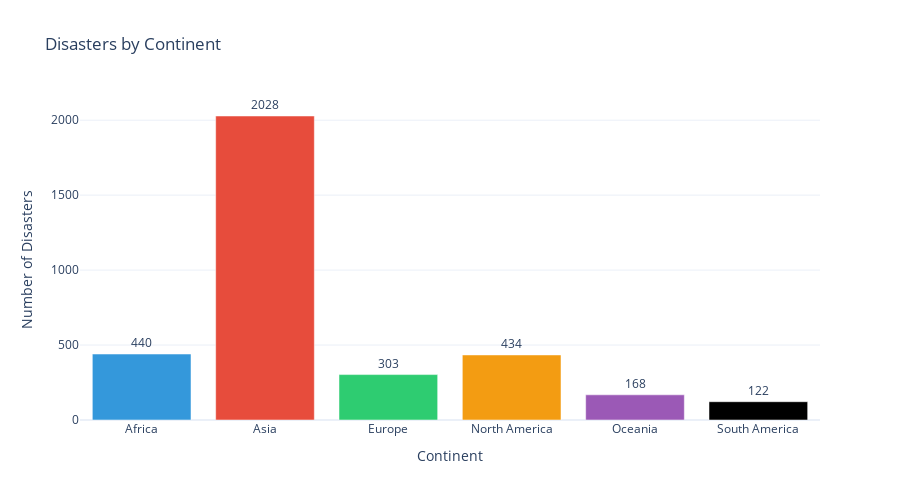
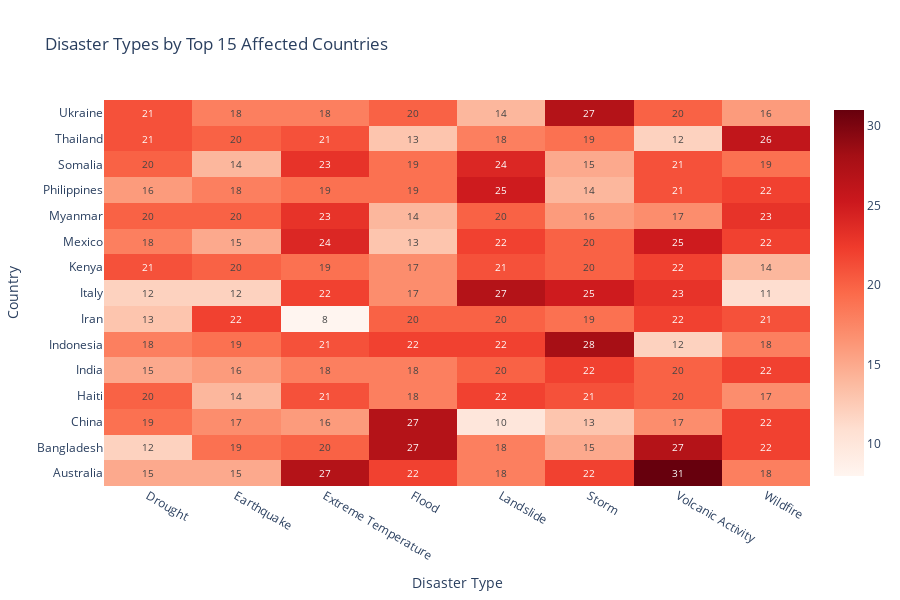
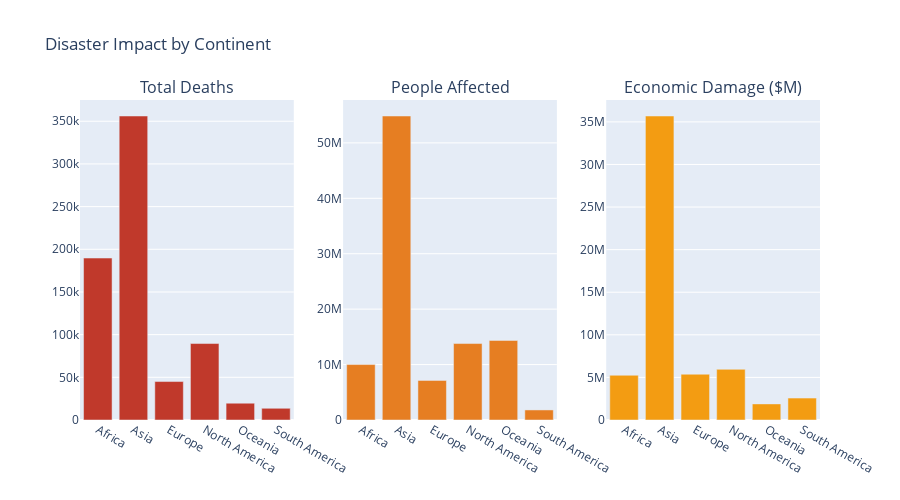

Notebook code for these charts, in order:
### Code cell
print("\nGEOGRAPHIC ANALYSIS\n")

continent_stats = df.groupby('Continent').agg({
    'Year': 'count',
    'Deaths': 'sum',
    'Affected': 'sum',
    'Damage_USD_Million': 'sum'
}).rename(columns={'Year': 'Total_Disasters'})

fig4 = go.Figure()
fig4.add_trace(go.Bar(
    x=continent_stats.index,
    y=continent_stats['Total_Disasters'],
    marker_color=['#3498db', '#e74c3c', '#2ecc71', '#f39c12', '#9b59b6'],
    text=continent_stats['Total_Disasters'],
    textposition='outside'
))

fig4.update_layout(
    title='Disasters by Continent',
    xaxis_title='Continent',
    yaxis_title='Number of Disasters',
    template='plotly_white',
    height=500
)
fig4.show()

top_countries = df['Country'].value_counts().head(15).index
country_type = df[df['Country'].isin(top_countries)].groupby(['Country', 'Disaster_Type']).size().unstack(fill_value=0)

fig5 = go.Figure(data=go.Heatmap(
    z=country_type.values,
    x=country_type.columns,
    y=country_type.index,
    colorscale='Reds',
    text=country_type.values,
    texttemplate='%{text}',
    textfont={"size": 10}
))

fig5.update_layout(
    title='Disaster Types by Top 15 Affected Countries',
    xaxis_title='Disaster Type',
    yaxis_title='Country',
    height=600
)
fig5.show()

fig6 = make_subplots(
    rows=1, cols=3,
    subplot_titles=('Total Deaths', 'People Affected', 'Economic Damage ($M)')
)

fig6.add_trace(
    go.Bar(x=continent_stats.index, y=continent_stats['Deaths'], 
           marker_color='#c0392b', name='Deaths'),
    row=1, col=1
)

fig6.add_trace(
    go.Bar(x=continent_stats.index, y=continent_stats['Affected'], 
           marker_color='#e67e22', name='Affected'),
    row=1, col=2
)

fig6.add_trace(
    go.Bar(x=continent_stats.index, y=continent_stats['Damage_USD_Million'], 
           marker_color='#f39c12', name='Damage'),
    row=1, col=3
)

fig6.update_layout(
    title_text='Disaster Impact by Continent',
    showlegend=False,
    height=500
)
fig6.show()

print("Geographic visualizations created!")

### Figure 1 — Plotly figure (JSON) as saved in the notebook; plotly's stock layout.template omitted (floating-point values rounded to 4 significant figures)
{"data": [{"marker": {"color": ["#3498db", "#e74c3c", "#2ecc71", "#f39c12", "#9b59b6"]}, "text": [440, 2028, 303, 434, 168, 122], "textposition": "outside", "type": "bar", "x": ["Africa", "Asia", "Europe", "North America", "Oceania", "South America"], "y": [440, 2028, 303, 434, 168, 122]}], "layout": {"height": 500, "title": {"text": "Disasters by Continent"}, "xaxis": {"title": {"text": "Continent"}}, "yaxis": {"title": {"text": "Number of Disasters"}}}}

### Figure 2 — Plotly figure (JSON) as saved in the notebook; plotly's stock layout.template omitted (floating-point values rounded to 4 significant figures)
{"data": [{"colorscale": [[0, "rgb(255,245,240)"], [0.125, "rgb(254,224,210)"], [0.25, "rgb(252,187,161)"], [0.375, "rgb(252,146,114)"], [0.5, "rgb(251,106,74)"], [0.625, "rgb(239,59,44)"], [0.75, "rgb(203,24,29)"], [0.875, "rgb(165,15,21)"], [1, "rgb(103,0,13)"]], "text": [[15, 15, 27, 22, 18, 22, 31, 18], [12, 19, 20, 27, 18, 15, 27, 22], [19, 17, 16, 27, 10, 13, 17, 22], [20, 14, 21, 18, 22, 21, 20, 17], [15, 16, 18, 18, 20, 22, 20, 22], [18, 19, 21, 22, 22, 28, 12, 18], [13, 22, 8, 20, 20, 19, 22, 21], [12, 12, 22, 17, 27, 25, 23, 11], [21, 20, 19, 17, 21, 20, 22, 14], [18, 15, 24, 13, 22, 20, 25, 22], [20, 20, 23, 14, 20, 16, 17, 23], [16, 18, 19, 19, 25, 14, 21, 22], [20, 14, 23, 19, 24, 15, 21, 19], [21, 20, 21, 13, 18, 19, 12, 26], [21, 18, 18, 20, 14, 27, 20, 16]], "textfont": {"size": 10}, "texttemplate": "%{text}", "type": "heatmap", "x": ["Drought", "Earthquake", "Extreme Temperature", "Flood", "Landslide", "Storm", "Volcanic Activity", "Wildfire"], "y": ["Australia", "Bangladesh", "China", "Haiti", "India", "Indonesia", "Iran", "Italy", "Kenya", "Mexico", "Myanmar", "Philippines", "Somalia", "Thailand", "Ukraine"], "z": [[15, 15, 27, 22, 18, 22, 31, 18], [12, 19, 20, 27, 18, 15, 27, 22], [19, 17, 16, 27, 10, 13, 17, 22], [20, 14, 21, 18, 22, 21, 20, 17], [15, 16, 18, 18, 20, 22, 20, 22], [18, 19, 21, 22, 22, 28, 12, 18], [13, 22, 8, 20, 20, 19, 22, 21], [12, 12, 22, 17, 27, 25, 23, 11], [21, 20, 19, 17, 21, 20, 22, 14], [18, 15, 24, 13, 22, 20, 25, 22], [20, 20, 23, 14, 20, 16, 17, 23], [16, 18, 19, 19, 25, 14, 21, 22], [20, 14, 23, 19, 24, 15, 21, 19], [21, 20, 21, 13, 18, 19, 12, 26], [21, 18, 18, 20, 14, 27, 20, 16]]}], "layout": {"height": 600, "title": {"text": "Disaster Types by Top 15 Affected Countries"}, "xaxis": {"title": {"text": "Disaster Type"}}, "yaxis": {"title": {"text": "Country"}}}}

### Figure 3 — Plotly figure (JSON) as saved in the notebook; plotly's stock layout.template omitted (floating-point values rounded to 4 significant figures)
{"data": [{"marker": {"color": "#c0392b"}, "name": "Deaths", "type": "bar", "x": ["Africa", "Asia", "Europe", "North America", "Oceania", "South America"], "xaxis": "x", "y": [189720, 356156, 45062, 89592, 19708, 13689], "yaxis": "y"}, {"marker": {"color": "#e67e22"}, "name": "Affected", "type": "bar", "x": ["Africa", "Asia", "Europe", "North America", "Oceania", "South America"], "xaxis": "x2", "y": [10002256, 54847984, 7145995, 13794970, 14351599, 1813476], "yaxis": "y2"}, {"marker": {"color": "#f39c12"}, "name": "Damage", "type": "bar", "x": ["Africa", "Asia", "Europe", "North America", "Oceania", "South America"], "xaxis": "x3", "y": [5251661, 35688447, 5374270, 5949634, 1890252, 2573267], "yaxis": "y3"}], "layout": {"annotations": [{"font": {"size": 16}, "showarrow": false, "text": "Total Deaths", "x": 0.1444, "xanchor": "center", "xref": "paper", "y": 1, "yanchor": "bottom", "yref": "paper"}, {"font": {"size": 16}, "showarrow": false, "text": "People Affected", "x": 0.5, "xanchor": "center", "xref": "paper", "y": 1, "yanchor": "bottom", "yref": "paper"}, {"font": {"size": 16}, "showarrow": false, "text": "Economic Damage ($M)", "x": 0.8556, "xanchor": "center", "xref": "paper", "y": 1, "yanchor": "bottom", "yref": "paper"}], "height": 500, "showlegend": false, "title": {"text": "Disaster Impact by Continent"}, "xaxis": {"anchor": "y", "domain": [0, 0.2889]}, "xaxis2": {"anchor": "y2", "domain": [0.3556, 0.6444]}, "xaxis3": {"anchor": "y3", "domain": [0.7111, 1]}, "yaxis": {"anchor": "x", "domain": [0, 1]}, "yaxis2": {"anchor": "x2", "domain": [0, 1]}, "yaxis3": {"anchor": "x3", "domain": [0, 1]}}}
